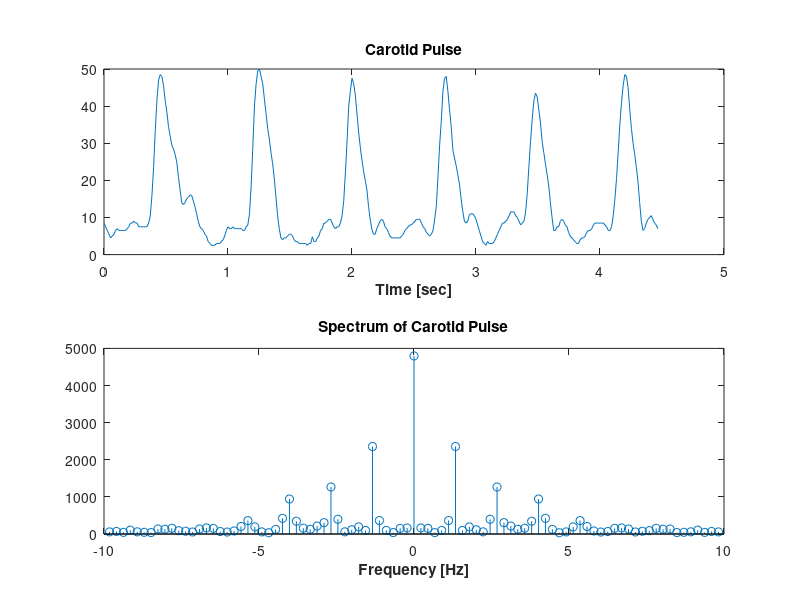

This chart was generated by the following MATLAB code: (Note: this script raises an error after producing the figure.)
clc; clear

% Display the signal in time and frequency

fs=75;
load ('carotid.mat');
N=length(CP);

figure("name","Carotid Pulse 1","Position",get(0,'ScreenSize'),"Visible","on");
dt=1/fs;
time=linspace(0,(N-1)*dt,N);
subplot(2,1,1);
plot(time,CP);
title('Carotid Pulse');
xlabel('Time [sec]',"FontWeight","bold");
subplot(2,1,2);
f= linspace(-fs/2,(fs/2)-(fs/N),N);
stem(f,abs(fftshift(fft(CP))));
xlim([-10,10]);
ylim([0,5000]);
title('Spectrum of Carotid Pulse');
xlabel('Frequency [Hz]',"FontWeight","bold");

%% 
% Calculating the heart rate in the time plane

[pks, locs]=findpeaks(CP,fs,'MinPeakHeight',max(CP)/2);
mean_locs=mean(diff(locs));
BPM=60/mean_locs;

%% 
% Calculation of heart rate in the frequency plane

mean_CP=mean(CP);
CP_fft=abs(fft(CP-mean_CP));
CP_fft(N/2:end)=0;

figure("name","Carotid Pulse 2 - Spectrum","Position",get(0,'ScreenSize'),"Visible","on");
f_3=linspace(0,fs-(fs/N),N);
stem(f_3,CP_fft);
xlim([0,10]);
%ylim([0,2500]);
title('Spectrum without DC');
xlabel('Frequency [Hz]',"FontWeight","bold");
max_CP_fft=max(CP_fft);
BPM_New=f_3(CP_fft==max_CP_fft)*60;